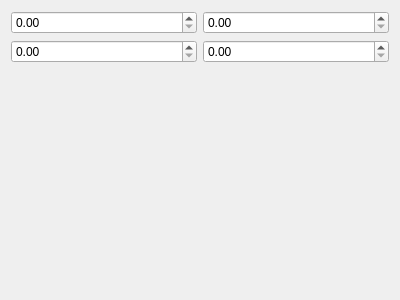
<?xml version="1.0" encoding="UTF-8"?>
<ui version="4.0">
 <class>RectItemWidget</class>
 <widget class="QWidget" name="RectItemWidget">
  <property name="geometry">
   <rect>
    <x>0</x>
    <y>0</y>
    <width>400</width>
    <height>300</height>
   </rect>
  </property>
  <property name="windowTitle">
   <string>RectItemWidget</string>
  </property>
  <layout class="QVBoxLayout" name="verticalLayout">
   <item>
    <layout class="QGridLayout" name="gridLayout">
     <item row="0" column="0">
      <widget class="QDoubleSpinBox" name="xSpin">
       <property name="maximum">
        <double>10000.000000000000000</double>
       </property>
      </widget>
     </item>
     <item row="0" column="1">
      <widget class="QDoubleSpinBox" name="ySpin">
       <property name="maximum">
        <double>10000.000000000000000</double>
       </property>
      </widget>
     </item>
     <item row="1" column="0">
      <widget class="QDoubleSpinBox" name="widthSpin">
       <property name="maximum">
        <double>10000.000000000000000</double>
       </property>
      </widget>
     </item>
     <item row="1" column="1">
      <widget class="QDoubleSpinBox" name="heightSpin">
       <property name="maximum">
        <double>10000.000000000000000</double>
       </property>
      </widget>
     </item>
    </layout>
   </item>
   <item>
    <spacer name="verticalSpacer">
     <property name="orientation">
      <enum>Qt::Vertical</enum>
     </property>
     <property name="sizeHint" stdset="0">
      <size>
       <width>20</width>
       <height>225</height>
      </size>
     </property>
    </spacer>
   </item>
  </layout>
 </widget>
 <layoutdefault spacing="6" margin="11"/>
 <resources/>
 <connections/>
</ui>
